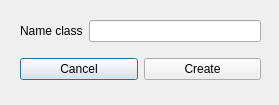
<?xml version="1.0" encoding="UTF-8"?>
<ui version="4.0">
 <class>CreateNameClass</class>
 <widget class="QDialog" name="CreateNameClass">
  <property name="geometry">
   <rect>
    <x>0</x>
    <y>0</y>
    <width>279</width>
    <height>105</height>
   </rect>
  </property>
  <property name="windowTitle">
   <string>Dialog</string>
  </property>
  <widget class="QWidget" name="layoutWidget">
   <property name="geometry">
    <rect>
     <x>20</x>
     <y>10</y>
     <width>241</width>
     <height>81</height>
    </rect>
   </property>
   <layout class="QVBoxLayout" name="verticalLayout">
    <item>
     <layout class="QHBoxLayout" name="horizontalLayout">
      <item>
       <widget class="QLabel" name="label">
        <property name="text">
         <string>Name class</string>
        </property>
       </widget>
      </item>
      <item>
       <widget class="QLineEdit" name="lineEdit"/>
      </item>
     </layout>
    </item>
    <item>
     <layout class="QHBoxLayout" name="horizontalLayout_2">
      <item>
       <widget class="QPushButton" name="clicCaled">
        <property name="text">
         <string>Cancel</string>
        </property>
       </widget>
      </item>
      <item>
       <widget class="QPushButton" name="clicOk">
        <property name="text">
         <string>Create</string>
        </property>
       </widget>
      </item>
     </layout>
    </item>
   </layout>
  </widget>
 </widget>
 <resources/>
 <connections/>
</ui>
